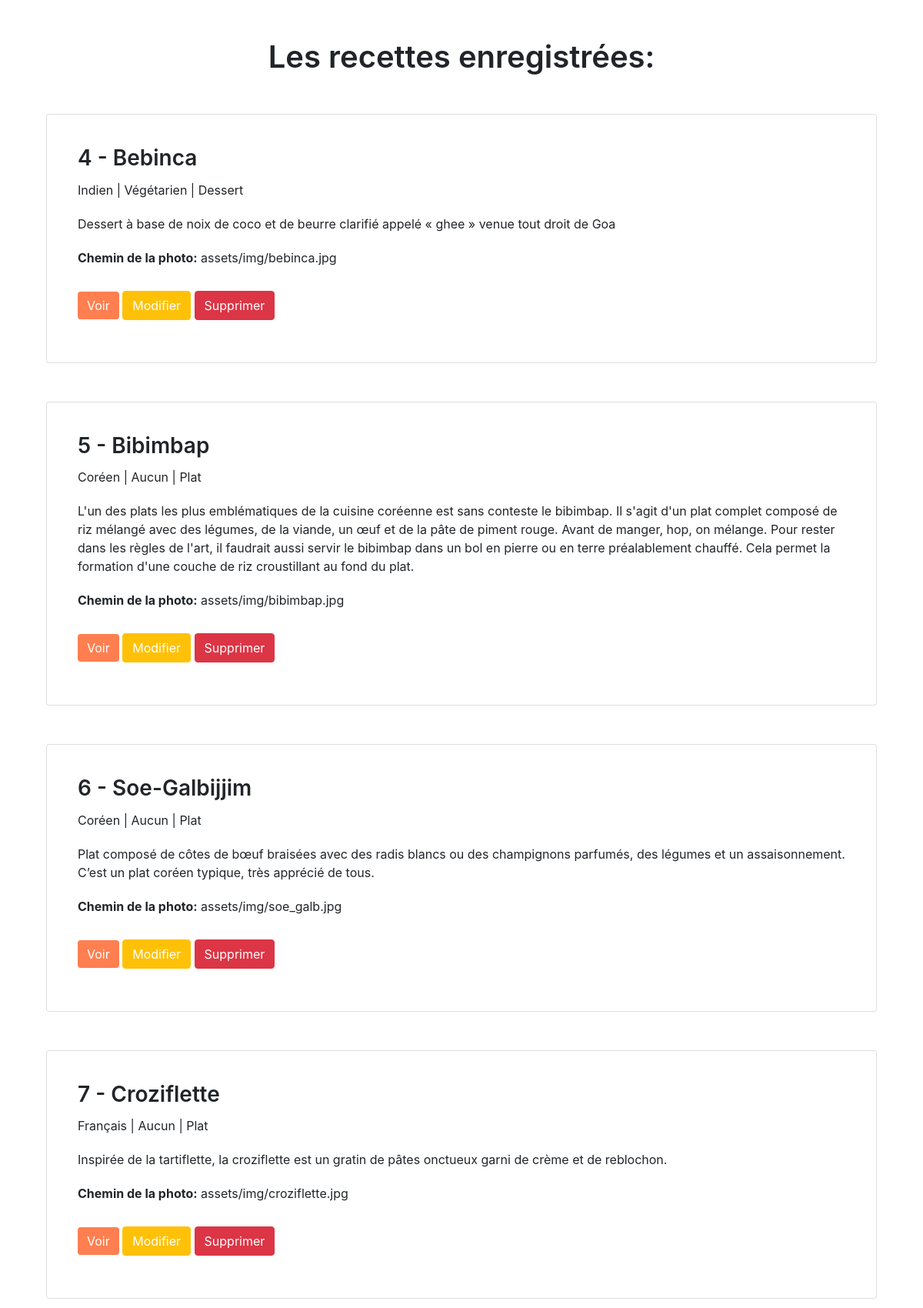
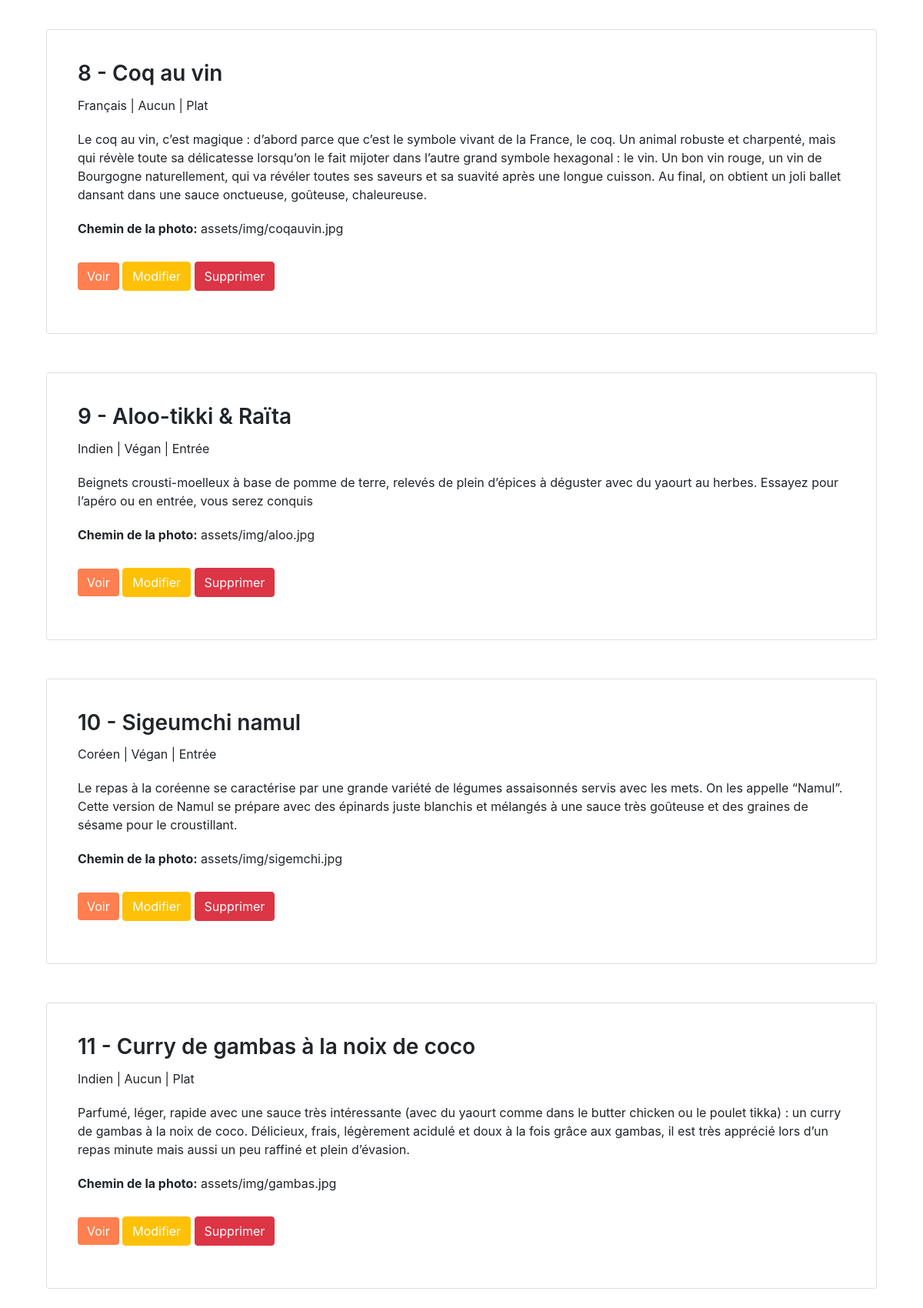
/crud/index.php (upper part), run on the app's committed database (2 pictures, top to bottom).
### tables this page shows
CREATE TABLE `recette` (
  `id` int(11) NOT NULL,
  `photo` varchar(255) NOT NULL,
  `nom_plat` varchar(255) NOT NULL,
  `type_plat` varchar(255) NOT NULL,
  `regime` varchar(255) NOT NULL,
  `pays` varchar(255) NOT NULL,
  `descrip` longtext NOT NULL
);

### crud/index.php (the view, shortened to what this page needs)
<?php
require('db.php');
$req = $bdd->prepare('SELECT * FROM recette');
$req->execute();
$result = $req->fetchAll(PDO::FETCH_ASSOC);
?>
<!DOCTYPE html>
<html lang="fr">
<head>
    <link rel="stylesheet" href="https://stackpath.bootstrapcdn.com/bootstrap/4.5.2/css/bootstrap.min.css">
    <link rel="stylesheet" href="../assets/css/index.css">
</head>
<body>
    <main class="container">
            <section>
                <h1>Les recettes enregistrées: </h1>
                        <?php
                            foreach ($result as $pseudo) {
                        ?>
                    <div class="container">
                                <div class="card">
                                    <div class="card-body">
                                        <h3 class="card-title"> <?= $pseudo['id'] ?> - <?=  $pseudo["nom_plat"] ?> </h3>
                                    <div class="card-text">
                                        <?=  $pseudo["pays"] ?> | <?=  $pseudo["regime"] ?> | <?= $pseudo["type_plat"] ?>
                                    </div>
                                    <p class="card-text"> <?=  $pseudo["descrip"] ?> </p>
                                    <p> <strong>Chemin de la photo:</strong> <?= $pseudo['photo'] ?></p>
                                    <a href="read.php?id=<?= $pseudo['id'] ?>" class="btn btn-info">Voir</a>
                                    <a href="update.php?id=<?= $pseudo['id'] ?>" class="btn btn-warning">Modifier</a>
                                    <a href="delete.php?id=<?= $pseudo['id'] ?>" class="btn btn-danger">Supprimer</a>
                                    </div>
                                </div>
                    </div>
                        <?php
                            }
                        ?>
                    </section>
            </main>
        </body>
        </html>

### assets/css/index.css (style rules this page uses)
body { background: url(../img/fond/fruits.jpg); background-attachment: fixed; }
h1 { display: flex; justify-content: center; margin: 50px; font-weight: 600; }
.btn-warning { margin: 15px 0px 15px 0px; color: white; }
.btn-info { background-color: coral; border: coral; }
.card { margin-bottom: 50px; padding: 20px; }
.card-text { margin-bottom: 20px; }
.card-title { font-weight: 600; }

### data on the page
recette: id "4", nom_plat "Bebinca", pays "Indien", regime "Végétarien", type_plat "Dessert", descrip "Dessert à base de noix de coco et de beurre clarifié appelé « ghee » venue tout droit de Goa", photo "assets/img/bebinca.jpg"
recette: id "5", nom_plat "Bibimbap", pays "Coréen", regime "Aucun", type_plat "Plat", descrip "L'un des plats les plus emblématiques de la cuisine coréenne est sans conteste le bibimbap. Il s'agit d'un plat complet composé de riz mélangé avec des légumes, de la viande, un œuf et de la pâte de piment rouge. Avant de manger, hop, on mélange. Pour rester dans les règles de l'art, il faudrait aussi servir le bibimbap dans un bol en pierre ou en terre préalablement chauffé. Cela permet la formation d'une couche de riz croustillant au fond du plat.", photo "assets/img/bibimbap.jpg"
recette: id "6", nom_plat "Soe-Galbijjim", pays "Coréen", regime "Aucun", type_plat "Plat", descrip "Plat composé de côtes de bœuf braisées avec des radis blancs ou des champignons parfumés, des légumes et un assaisonnement. C’est un plat coréen typique, très apprécié de tous.", photo "assets/img/soe_galb.jpg"
recette: id "7", nom_plat "Croziflette", pays "Français", regime "Aucun", type_plat "Plat", descrip "Inspirée de la tartiflette, la croziflette est un gratin de pâtes onctueux garni de crème et de reblochon.", photo "assets/img/croziflette.jpg"
recette: id "8", nom_plat "Coq au vin", pays "Français", regime "Aucun", type_plat "Plat", descrip "Le coq au vin, c’est magique : d’abord parce que c’est le symbole vivant de la France, le coq. Un animal robuste et charpenté, mais qui révèle toute sa délicatesse lorsqu’on le fait mijoter dans l’autre grand symbole hexagonal : le vin. Un bon vin rouge, un vin de Bourgogne naturellement, qui va révéler toutes ses saveurs et sa suavité après une longue cuisson. Au final, on obtient un joli ballet dansant dans une sauce onctueuse, goûteuse, chaleureuse.", photo "assets/img/coqauvin.jpg"
recette: id "9", nom_plat "Aloo-tikki & Raïta", pays "Indien", regime "Végan", type_plat "Entrée", descrip "Beignets crousti-moelleux à base de pomme de terre, relevés de plein d’épices à déguster avec du yaourt au herbes. Essayez pour l’apéro ou en entrée, vous serez conquis", photo "assets/img/aloo.jpg"
recette: id "10", nom_plat "Sigeumchi namul", pays "Coréen", regime "Végan", type_plat "Entrée", descrip "Le repas à la coréenne se caractérise par une grande variété de légumes assaisonnés servis avec les mets. On les appelle “Namul”. Cette version de Namul se prépare avec des épinards juste blanchis et mélangés à une sauce très goûteuse et des graines de sésame pour le croustillant.", photo "assets/img/sigemchi.jpg"
recette: id "11", nom_plat "Curry de gambas à la noix de coco", pays "Indien", regime "Aucun", type_plat "Plat", descrip "Parfumé, léger, rapide avec une sauce très intéressante (avec du yaourt comme dans le butter chicken ou le poulet tikka) : un curry de gambas à la noix de coco. Délicieux, frais, légèrement acidulé et doux à la fois grâce aux gambas, il est très apprécié lors d’un repas minute mais aussi un peu raffiné et plein d’évasion.", photo "assets/img/gambas.jpg"
